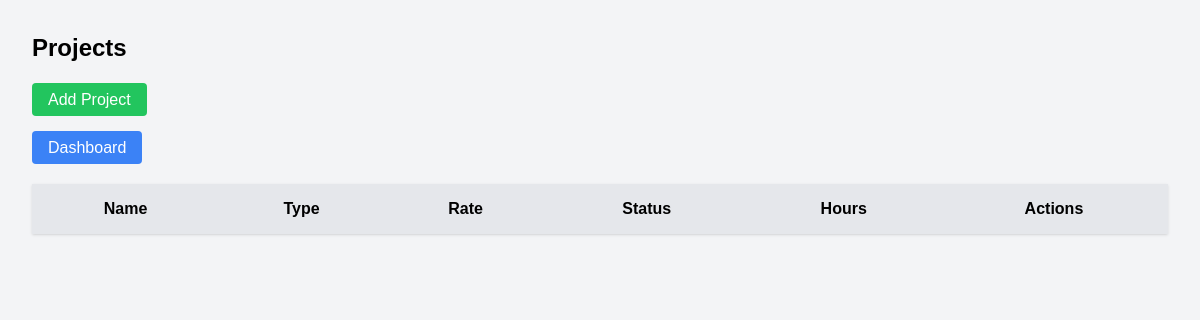
The app's page /projects (signed in), older data.
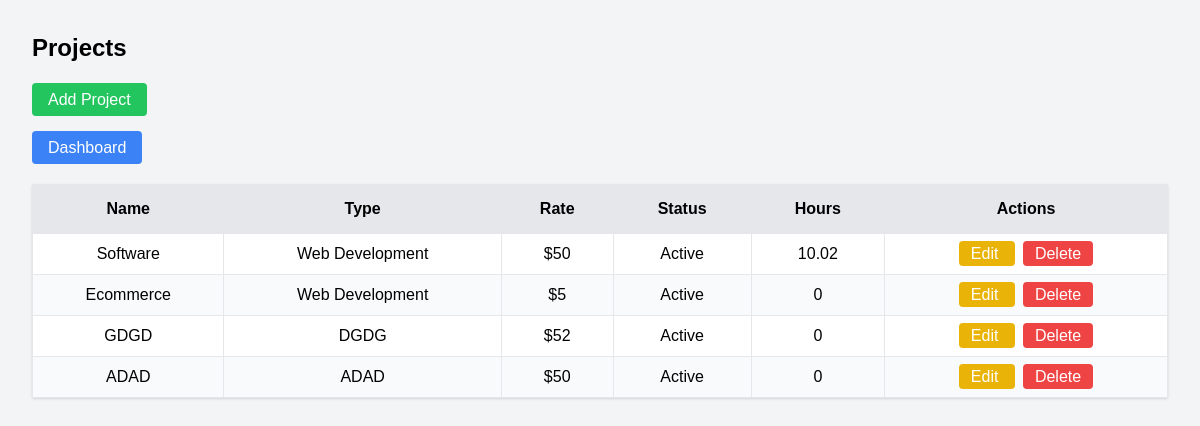
The same page, newer data.
### tables this page shows
CREATE TABLE projects(
        id INTEGER PRIMARY KEY AUTOINCREMENT,
        name TEXT,
        type TEXT,
        rate INTEGER,
        status TEXT,
        user_id INTEGER
    , created_at TIMESTAMP, deadline TEXT, description TEXT);

### app.py (the view, shortened to what this page needs)
@app.route("/projects")
@login_required
def projects():
    user_id = session["user_id"]
    role = session["role"]
    conn = get_db_connection()
    if role == "admin":
        projects = conn.execute("""
            SELECT
                projects.*,
                users.username,
                IFNULL(SUM(time_logs.hours), 0) as total_hours
            FROM projects
            LEFT JOIN time_logs ON projects.id = time_logs.project_id
            LEFT JOIN users ON projects.user_id = users.id
            GROUP BY projects.id
            ORDER BY projects.created_at DESC
        """).fetchall()
    close_db_connection(conn)
    return render_template("projects.html", projects=projects, role=role)

### app.py (called while the page is built)
def login_required(f):
    @wraps(f)
    def decorated_function(*args, **kwargs):
        if "user_id" not in session:
            return redirect("/login")
        return f(*args, **kwargs)
    return decorated_function

### database.py (called while the page is built)
def get_db_connection():
    conn = sqlite3.connect(DATABASE_PATH)
    conn.row_factory = sqlite3.Row
    return conn

def close_db_connection(conn):
    if conn:
        conn.close()

### templates/projects.html (shortened to what this page needs)
<!DOCTYPE html>
<html>
<head>
<link rel="stylesheet" href="{{ url_for('static', filename='css/style.css') }}">
<script src="https://cdn.tailwindcss.com"></script>
</head>
<body class="bg-gray-100">
<div class="p-8">
<h1 class="text-2xl font-bold mb-6">Projects</h1>
<a href="{{ url_for('add_project') }}"
class="bg-green-500 text-white px-4 py-2 rounded">
Add Project
</a><br><br>
<a href="/"
    class="bg-blue-500 text-white px-4 py-2 rounded">
    Dashboard
</a>
<table class="mt-6 w-full bg-white shadow border">
<thead>
<tr class="bg-gray-200">
<th class="p-3 border">Name</th>
<th class="p-3 border">Type</th>
<th class="p-3 border">Rate</th>
<th class="p-3 border">Status</th>
<th class="p-3 border">Hours</th>
<th class="p-3 border">Actions</th>
</tr>
</thead>
<tbody>
{% for project in projects %}
<tr class="text-center">
<td class="p-2 border">{{ project.name }}</td>
<td class="p-2 border">{{ project.type }}</td>
<td class="p-2 border">${{ project.rate }}</td>
<td class="p-2 border">{{ project.status }}</td>
<td class="p-2 border">{{ project.total_hours }}</td>
<td class="p-2 border space-x-2">
<a href="{{ url_for('edit_project', project_id=project.id) }}"
class="bg-yellow-500 text-white px-3 py-1 rounded">
Edit
</a>
<a href="{{ url_for('delete_project', project_id=project.id) }}"
class="bg-red-500 text-white px-3 py-1 rounded">
Delete
</a>
</td>
</tr>
{% endfor %}
</tbody>
</table>
</div>
</body>
</html>

Row changes from the older to the newer data that the page shows:
added projects: name "Software", type "Web Development", rate "50", status "Active", total_hours "10.02"
added projects: name "Ecommerce", type "Web Development", rate "5", status "Active", total_hours "0"
added projects: name "GDGD", type "DGDG", rate "52", status "Active", total_hours "0"
added projects: name "ADAD", type "ADAD", rate "50", status "Active", total_hours "0"
